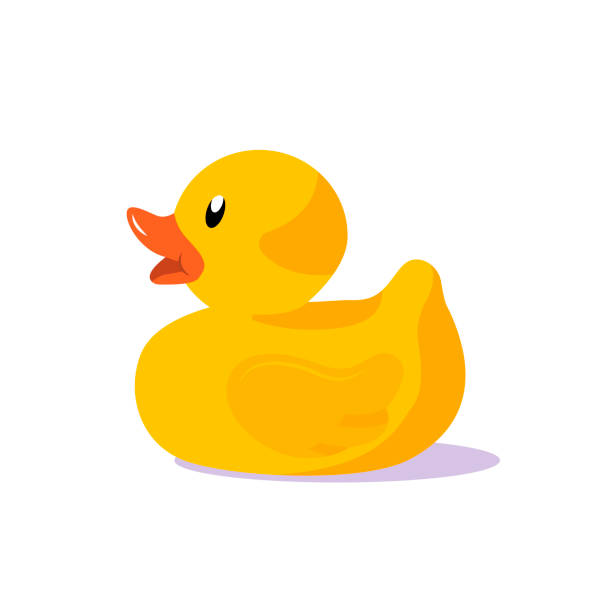
#> input picture DAY03.1 Drawing & Text on Image/duck.jpg, 612 x 612 px
$ jupyter execute CNN_Drawing_an_image_DAY031.ipynb
#> lines starting #> are read from the running program, lines starting #| are printed output that depends on the picture
# Importing OpenCV and Python Libraries

[cell 1]
import numpy as np
import pandas as pd
import matplotlib.pyplot as plt
import seaborn as sns

[cell 2]
from google.colab.patches import cv2_imshow  #so that we can show the image
import cv2       # importing Open CV

from google.colab import files    # we are importing the file from the device
uploaded = files.upload()
#> the answer given: duck.jpg

# Uploading the image

[cell 3]
from google.colab.patches import cv2_imshow # Import the cv2_imshow function from google.colab.patches
import cv2

image = cv2.imread('duck.jpg')
#> image is the input picture: shape (612, 612, 3); mean B, G, R 203.1, 239.7, 254.1
print( image )        # this will print the matrix of the image
#> (printed output is left out)

cv2_imshow(image) # Use cv2_imshow instead of cv2.imshow

As it is a color image thats it gave 3 matrices for each pixel

# Shape of the image

[cell 4]
image.shape
#> Out = (612, 612, 3)

# Converting to Grey Scale Image

[cell 5]
gray_image = cv2.cvtColor(image, cv2.COLOR_BGR2GRAY)
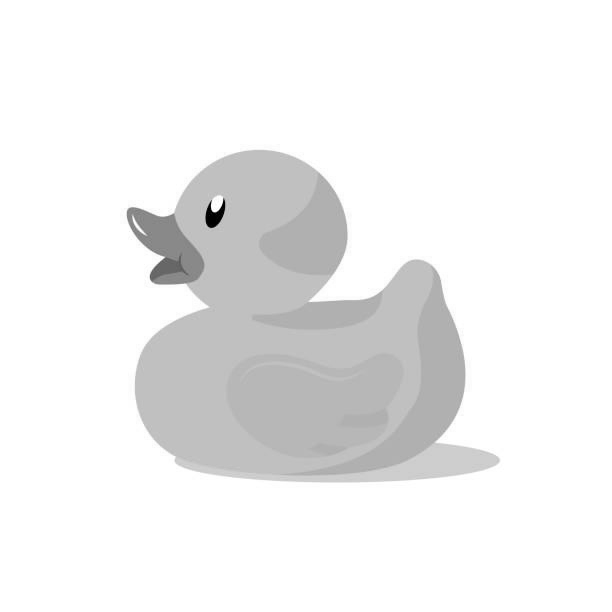
#> gray_image: shape (612, 612); min 0, max 255, mean 239.8
cv2_imshow(gray_image)

Shape of the grey scale image

[cell 6]
gray_image.shape   # 550 x 367 that means it is 2153 x 2237 x 1 ... as it has ONLY COLOR CHANNEL
#> Out = (612, 612)

Saving the Gray Scale Image

[cell 7]
cv2.imwrite('gray_image.jpg', gray_image)
#> Out = True

[cell 8]
print (gray_image)              # matrices value of the grey image
#> (printed output is left out)

# Changing the Image to Saffron Scale -- BJP

[cell 9]
orange_image = cv2.cvtColor(image, cv2.COLOR_BGR2HSV)
#> orange_image: shape (612, 612, 3); mean H, S, V 7.5, 52, 254.3
cv2_imshow(orange_image)

[cell 10]
orange_image.shape      # Color channel is 3 , thats why it is showing 550 x 367 x 3
#> Out = (612, 612, 3)

[cell 11]
print (orange_image)      # matrix value of the orange image
#> (printed output is left out)

# Creating an Image & Shapes

[cell 12]
img = np.zeros((512,512,3))     # we get a random black color image
cv2_imshow(img)

[cell 13]
cv2.rectangle(img , pt1=(100, 100 ), pt2 = (300 , 200 ) , color = (255,  0 , 0) , thickness = 3  )
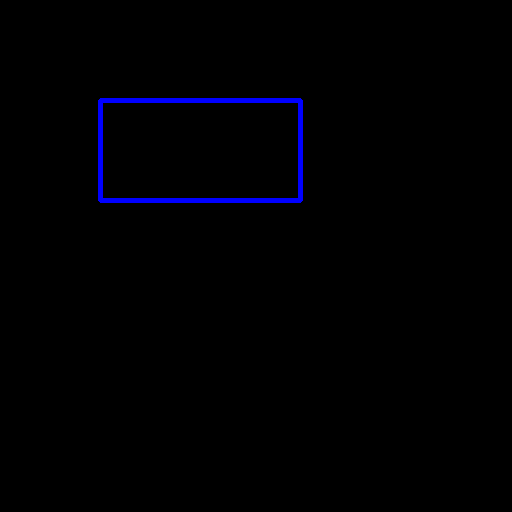
#> img: shape (512, 512, 3) float64; mean of channels 0, 1, 2 2.9, 0, 0; drawn as B, G, R
cv2_imshow(img)

P1 and P2 are two diagonal points
With color 255 thats blue and some amount of thickness

[cell 14]
cv2.rectangle(img , pt1=(100, 300 ), pt2 = (400 , 500 ) , color = (90, 20, 50) , thickness = -1  )
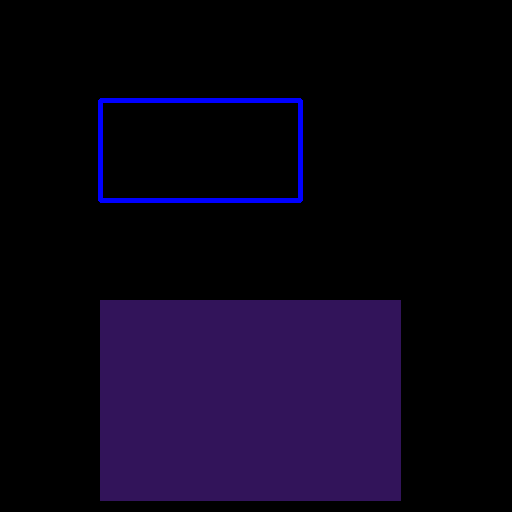
#> img: shape (512, 512, 3) float64; mean of channels 0, 1, 2 23.7, 4.6, 11.5; drawn as B, G, R
cv2_imshow(img)

WHEN we do thickness -1 , it gets filled with color

[cell 15]
cv2.circle(img, center=(400,100) , radius=50 , color = (0, 255 , 0) , thickness = -1)
cv2_imshow(img)

Color Center = 400 , 100  & Radius = 50

[cell 16]
cv2.line(img , pt1=(0, 0 ), pt2 = (512 , 512 ) , color = (0 ,  0 , 255) , thickness = 5  )
cv2_imshow(img)

[cell 17]
cv2.putText(img , org=(210,210) , fontScale=2 , color=(0,255,255) ,thickness=7 ,lineType=cv2.LINE_AA,
            text='Prachi', fontFace=cv2.FONT_ITALIC)
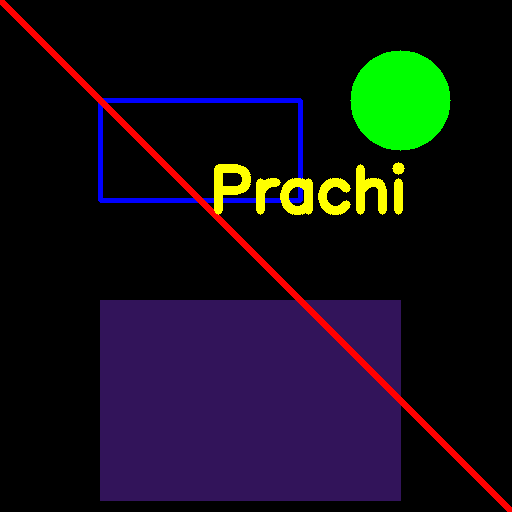
#> img: shape (512, 512, 3) float64; mean of channels 0, 1, 2 23.1, 16.2, 19.9; drawn as B, G, R

cv2_imshow(img)
